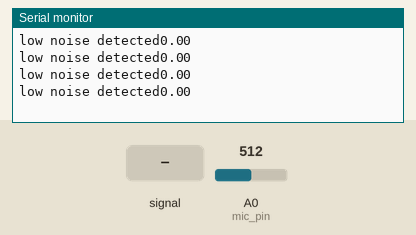
Simulated run of this sketch. Board: Arduino Uno, built with avr-gcc and run on an emulated ATmega328P. Shown: the last lines printed to the serial monitor. The inputs (shaded band) are chosen by the test bench; at power-on: A0 (mic_pin) = 512.

Above: at 1.2 s.
1.3 s: A0 (mic_pin) fed a 200 Hz sine of ±255 counts around its level
At 1.68 s:
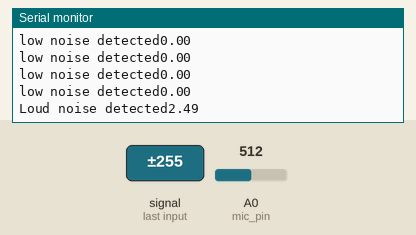
3.5 s: A0 (mic_pin) fed a 2 Hz sine of ±306 counts around its level
At 3.93 s:
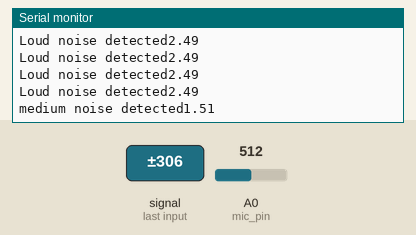
5.7 s: A0 (mic_pin) set to 716
At 5.93 s:
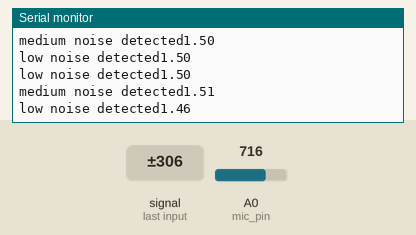
7.2 s: A0 (mic_pin) set to 900
At 7.43 s:
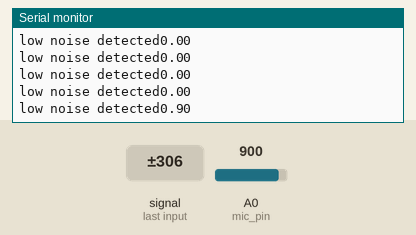
Timing chart, 0 to 9.7 s (numbered marks = the images above; inputs shaded):
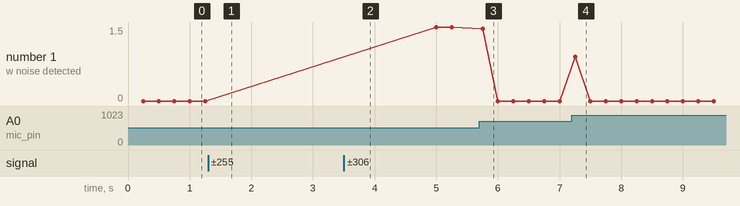

The sketch:

Microphone.ino
```cpp
/*
  Code for reading the input from a Microphone

    Programmed by Nathan Villicana-Shaw in the Fall of 2017 for
    the California College of the Arts Interaction Design department.

  ####### PLEASE NOTE ##################
  The arduino does not run fast enough to really use microphone inputs for much besides
  detecting loud noises. The signal tends to be noisy and needs lots of filtering to be usable.

  Also note that when the microphone is pulling data in the ReturnMicrophoneAmp
  funciton the rest of the program is haulted.

*/
const unsigned long sampleWindow = 250; // Sample window width in mS (250 ms = 4Hz)
unsigned int sample;
const int mic_pin = A0;

void setup()
{
   pinMode(mic_pin, INPUT);
   Serial.begin(57600);
}

double returnMicrophoneAmp() {
  unsigned long startMillis= millis();  // Start of sample window
   unsigned int peakToPeak = 0;   // peak-to-peak level

   unsigned int signalMax = 0;
   unsigned int signalMin = 1024;

   // collect data for sampleWindow ms
   while (millis() - startMillis < sampleWindow)
   {
      sample = analogRead(mic_pin);
      if (sample < 1024)  // toss out spurious readings
      {
         if (sample > signalMax)
         {
            signalMax = sample;  // save just the max levels
         }
         else if (sample < signalMin)
         {
            signalMin = sample;  // save just the min levels
         }
      }
   }
   peakToPeak = signalMax - signalMin;  // max - min = peak-peak amplitude
   double volts = (peakToPeak * 5.0) / 1024;  // convert to volts
   return volts;
}

void loop()
{
   double reading = returnMicrophoneAmp();
   if (reading > 2.2) {
      Serial.print("Loud noise detected");
      Serial.println(reading);
   } else if (reading > 1.5) {
      Serial.print("medium noise detected");
      Serial.println(reading);
   } else{
     Serial.print("low noise detected");
     Serial.println(reading);
   }
}
```

Measured:
- after the input at 1.3 s, the serial monitor: prints a new line after 0.20 s (image 1)
- after the input at 3.5 s, the serial monitor: prints a new line after 0.25 s (image 2)
- after the input at 5.7 s, the serial monitor: prints a new line after 0.05 s (image 3)
- after the input at 7.2 s, the serial monitor: prints a new line after 0.05 s (image 4)
- plotted number 1: 0 → 1.5 after the input at 3.5 s, 1.5 → 0 after the input at 5.7 s
